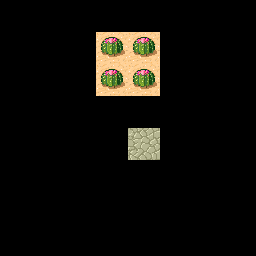

This game map was drawn from its Tiled (.tmx) file and the tilesets committed beside it. A one-line description and the full map source follow:
An orthogonal 8x8 tile map with 32x32 px tiles, 3 tile layers (regions, input_ground, output_ground).

<map version="1.2" tiledversion="1.2.1" orientation="orthogonal" renderorder="right-down" width="8" height="8" tilewidth="32" tileheight="32" infinite="0" nextlayerid="4" nextobjectid="1">
 <tileset firstgid="1" source="tmw_desert_spacing.tsx" />
 <layer id="1" name="regions" width="8" height="8">
  <data encoding="csv">
0,0,0,0,0,0,0,0,
0,0,0,30,30,0,0,0,
0,0,0,30,30,0,0,0,
0,0,0,0,0,0,0,0,
0,0,0,0,10,0,0,0,
0,0,0,0,0,0,0,0,
0,0,0,0,0,0,0,0,
0,0,0,0,0,0,0,0
</data>
 </layer>
 <layer id="2" name="input_ground" width="8" height="8">
  <data encoding="csv">
0,0,0,0,0,0,0,0,
0,0,0,46,46,0,0,0,
0,0,0,46,46,0,0,0,
0,0,0,0,0,0,0,0,
0,0,0,0,10,0,0,0,
0,0,0,0,0,0,0,0,
0,0,0,0,0,0,0,0,
0,0,0,0,0,0,0,0
</data>
 </layer>
 <layer id="3" name="output_ground" width="8" height="8">
  <data encoding="csv">
0,0,0,0,0,0,0,0,
0,0,0,31,31,0,0,0,
0,0,0,31,31,0,0,0,
0,0,0,0,0,0,0,0,
0,0,0,0,34,0,0,0,
0,0,0,0,0,0,0,0,
0,0,0,0,0,0,0,0,
0,0,0,0,0,0,0,0
</data>
 </layer>
</map>
